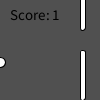
Frame 1 (no input)
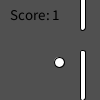
Frame 60 (the mouse pressed at the canvas centre just before this capture)
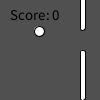
Frame 120 (the mouse held since frame 60 and released just before this capture)

The Processing sketch that drew these frames (run headless with seeded random() and noise(); from frame 60 on, the mouse is pressed at the canvas centre):

// Processing sketch: g_3_6
// ── g_3_6.pde
int GateY = 50;
int ballX = 500;
int ballY;
int score;
void setup(){
  size(100,100);
}
void draw(){
  background(80);
  ballX++;
  if (GateY <= 20){
    GateY = 20;
  }
  if (GateY >= height){
    GateY = height;
  }
  if (ballX >= width){
    ballX = 0;
    ballY = round(random(10, 90));
    score++;
  }
  if (ballX <= 80+5 && ballX >= 80 && (ballY >= GateY || ballY <= GateY-20)){
    fill(255,0,0);
    score--;
    ballX = 0;
    ballY = round(random(10, 90));
  }
  rect(80,GateY,5,height-GateY,20);
  rect(80,GateY-20,5,-height+20,20);
  fill(255);
  ellipse(ballX, ballY, 10, 10);
  fill(0);
  textSize(15);
  text("Score: "+score, 10, 20);
  fill(255);
}
void keyPressed(){
  if (keyCode == UP){
    GateY -= 5;
  }
  if (keyCode == DOWN){
    GateY += 5;
  }
  if (keyCode == 32){
    score = 0;
  }
}
